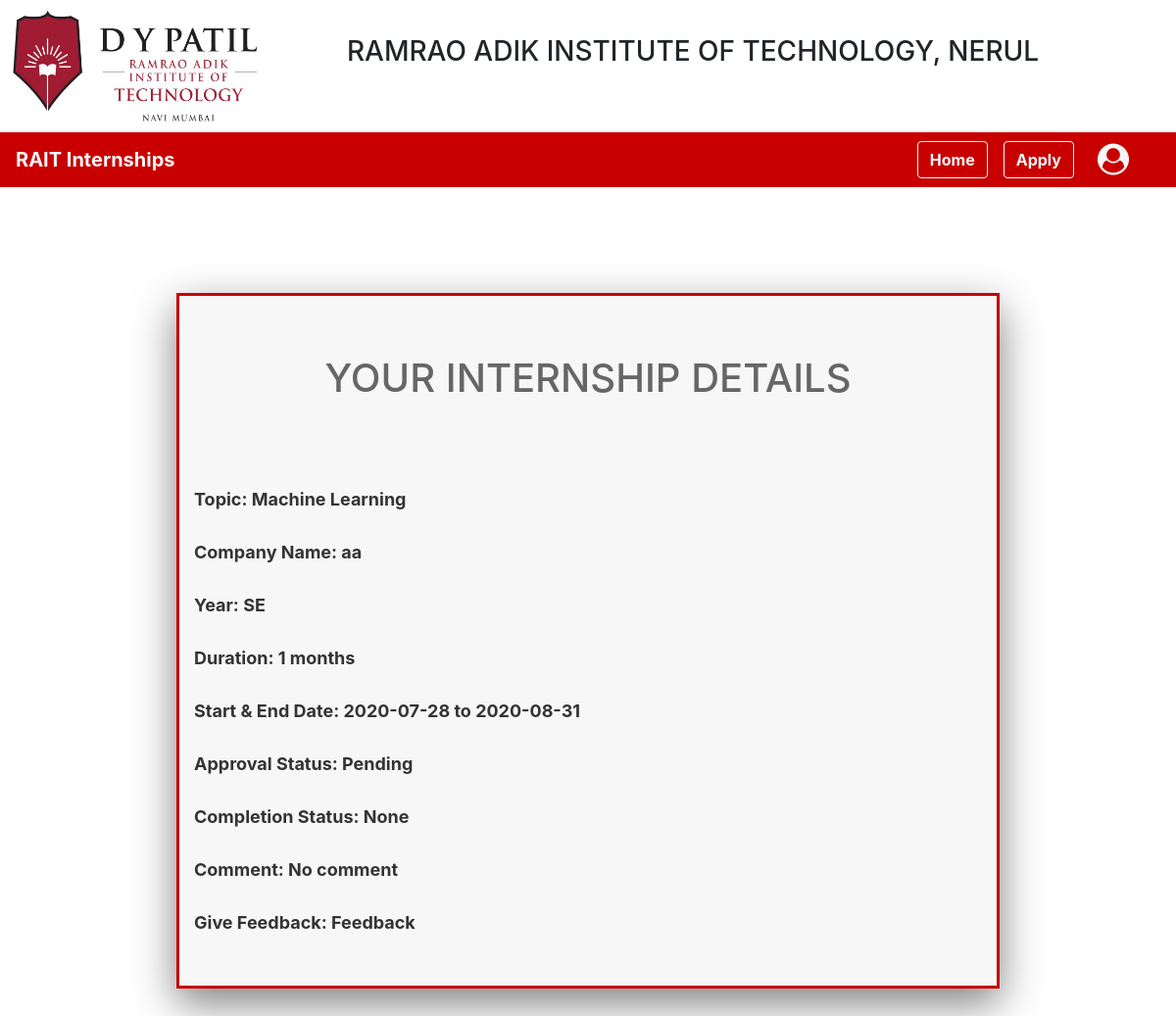
The page /SDG_1/page_3.php?id=2 on the database its author committed.
### tables this page shows
CREATE TABLE `internship_data` (
  `id` int(11) NOT NULL,
  `roll_no` varchar(10) NOT NULL,
  `topic` varchar(50) NOT NULL,
  `year_new` varchar(10) NOT NULL,
  `gpa` float NOT NULL,
  `starting_date` date NOT NULL,
  `end_date` date NOT NULL,
  `company_name` varchar(200) NOT NULL,
  `approval_status` varchar(20) NOT NULL,
  `completion_status` varchar(20) NOT NULL,
  `certificate` varchar(50) NOT NULL,
  `feedback` varchar(500) NOT NULL,
  `duration` int(20) NOT NULL,
  `letter` varchar(100) NOT NULL,
  `myfile` varchar(300) NOT NULL,
  `comment` varchar(200) NOT NULL
);

### SDG_1/page_3.php (the view, shortened to what this page needs)
<!DOCTYPE html>
<html>
<head>
	<link rel="stylesheet" type="text/css" href="css/finalcss.css">
	<link rel="stylesheet" href="https://stackpath.bootstrapcdn.com/bootstrap/4.5.0/css/bootstrap.min.css">
	<link rel="stylesheet" href="https://maxcdn.bootstrapcdn.com/font-awesome/4.7.0/css/font-awesome.min.css">
</head>
<div>
        <div style="float:left">
            <img src="images/dypatil_logo.jpeg" class="center_img" alt="">
        </div>
        <div style="text-align:center;padding:3%;">
            <h3>RAMRAO ADIK INSTITUTE OF TECHNOLOGY, NERUL</h3>
        </div>
</div>
<body class="pink">
  <nav class="navbar-custom navbar navbar-expand-lg sticky-top">
  <a class="navbar-brand" href="#" style="color: #f7f7f7"><b>RAIT Internships</b></a>
  <div class="collapse navbar-collapse" id="navbarSupportedContent" >
    <form class="form-inline my-2 my-lg-0">
      <a href="page_2.php" class="btn btn-outline-light my-2 my-sm-0 mr-3"><b>Home</b></a>
      <a href="page_4.php" class="btn btn-outline-light my-2 my-sm-0 mr-4"><b>Apply</b></a>
    </form>
   <a href="#"><i class="fa fa-user-circle fa-2x" style="color: #f7f7f7;"></i> </a>
  </div>
  <a href="#" class="nav-item nav-link" style="color:#f7f7f7;"><?php echo $_SESSION['roll_no'] ?></a>
</nav>
<br><br>
<div class="container_2">
	<h1 align="center" style="color: #666666">YOUR INTERNSHIP DETAILS</h1><br>
            <?php
                include("connect.php");
                    if(isset($_GET['id'])){
                      $id = $_GET['id'];
                    $sql = "SELECT * FROM internship_data WHERE internship_data.id = '$id' ";
                    $result = $conn->query($sql);
                    $data = mysqli_fetch_array($result);
                }
            ?>
                    <div class="col-lg-12 a" style="color: #333333;"><b>
                        <br><br>
                        Topic: <?php echo $data['topic']?><br><br>
                        Company Name: <?php echo $data['company_name']?><br><br>
                        Year: <?php echo $data['year_new'] ?> <br><br>
                        Duration: <?php echo $data['duration'] ?> months <br><br>
                        Start & End Date: <?php echo $data['starting_date'] ?> to <?php echo $data['end_date'] ?> <br><br>
                        <?php
                        if($data['approval_status'] == 'Rejected' && $data['completion_status'] == 'Rejected'){
                        ?>
                          Approval Status: <?php echo "Approved"; ?>
                        <?php
                        }
                        else{
                        ?>
                          Approval Status:  <?php echo $data['approval_status'];?>
                        <?php
                        }
                        ?>
                        <br><br>
                        Completion Status: <?php echo $data['completion_status'] ?> <br><br>
                        Comment:  <?php echo $data['comment'] ?>  <br><br>
                        <?php
                        $curdate=date("Y-m-d");
                        $mydate= $data['end_date'];
                        if($curdate >= $mydate && ($data['approval_status'] == 'Approved'))
                        {
                            if($data['feedback']  == 'Give Feedback'){
                          ?>
                            <?php echo $data['feedback'].": "?><a href="feedback_main.php " target = "_blank"  required>Feedback</a>
                          <?php
                          }
                            else{
                            echo "Feedback: Done";
                          }
                        }else if($data['approval_status'] == 'Rejected'){
                            echo " ";
                        }else{
                          ?>
                          <?php echo $data['feedback'].": "?><a  id='ThisLink' onclick='return false'>Feedback</a>
                        <?php
                        }
                        ?><br><br>
                    </div>
            </div>
</body>
</html>

### SDG_1/css/finalcss.css (style rules this page uses)
body { border-radius: 2px; top: 50%; align: center; background-color: #fff; color: #333333; font-family: 'Poppins-Regular', sans-serif; }
.navbar-custom { background-color: #c80000; }
.container_2 { table-layout: auto; padding-top: 5%; width: 70%; height: auto; background-color: #f7f7f7; border: 3px solid #c80000; margin: 5% auto 5% auto; box-shadow: 0 15px 40px rgba(0, 0, 0, 0.5); padding-bottom: 2%; }
.center_img { display: block; margin-right: auto; width:250px;height:125px; margin-bottom: 10px ; margin-left: 5%; }

### SDG_1/page_3.php (style rules this page uses)
.pink { background: #fff; }
div.a { font-size: 18px; }

### rows shown on the page
internship_data: topic "Machine Learning", company_name "aa", year_new "SE", duration "1", starting_date "2020-07-28", end_date "2020-08-31", approval_status "Pending", completion_status "None", comment "No comment", feedback "Give Feedback"
